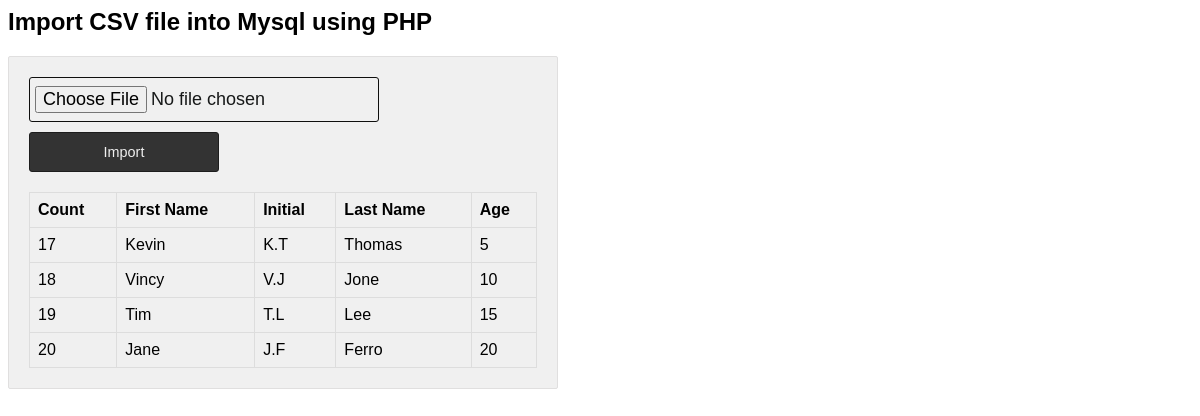
The page / on the database its author committed.
### tables this page shows
CREATE TABLE `users` (
  `id` int(11) NOT NULL,
  `age` varchar(255) NOT NULL,
  `initial` varchar(255) NOT NULL,
  `firstName` varchar(255) NOT NULL,
  `lastName` varchar(255) NOT NULL
);

### lib/DataSource.php (called while the page is built, shortened)
<?php
class DataSource
{
    private $conn;
    function __construct()
    {
        $this->conn = $this->getConnection();
    }
    public function getConnection()
    {
        $conn = new \mysqli(self::HOST, self::USERNAME, self::PASSWORD, self::DATABASENAME);
        $conn->set_charset("utf8");
        return $conn;
    }
    public function select($query, $paramType = "", $paramArray = array())
    {
        $stmt = $this->conn->prepare($query);
        $stmt->execute();
        $result = $stmt->get_result();
        if ($result->num_rows > 0) {
            while ($row = $result->fetch_assoc()) {
                $resultset[] = $row;
            }
        }
        if (! empty($resultset)) {
            return $resultset;
        }
    }
}

### lib/UserModel.php (called while the page is built, shortened)
<?php
class UserModel
{
    private $conn;
    function __construct()
    {
        require_once 'DataSource.php';
        $this->conn = new DataSource();
    }
    function getAllUser()
    {
        $sqlSelect = "SELECT * FROM users";
        $result = $this->conn->select($sqlSelect);
        return $result;
    }
}
?>

### list.php (the view, shortened to what this page needs)
<?php
$result = $userModel->getAllUser();
if (! empty($result)) {
    ?>
<table id='userTable'>
    <thead>
        <tr>
            <th>Count</th>
            <th>First Name</th>
            <th>Initial</th>
            <th>Last Name</th>
            <th>Age</th>
        </tr>
    </thead>
<?php
    foreach ($result as $row) {
        ?>
                <tbody>
        <tr>
            <td><?php  echo $row['id']; ?></td>
            <td><?php  echo $row['firstName']; ?></td>
            <td><?php  echo $row['firstName'][0].'.'.$row['lastName'][0]; ?></td>
            <td><?php  echo $row['lastName']; ?></td>
            <td><?php  echo $row['age']; ?></td>
        </tr>
                    <?php
    }
    ?>
                </tbody>
</table>
<?php } ?>

### index.php (shortened to what this page needs)
<?php
require_once __DIR__ . '/lib/UserModel.php';
$userModel = new UserModel();
?>
<html>
<head>
<link href="style.css" rel="stylesheet" type="text/css" />
</head>
<body>
    <h2>Import CSV file into Mysql using PHP</h2>
    <div class="outer-scontainer">
        <div class="row">
            <form class="form-horizontal" action="" method="post"
                name="frmCSVImport" id="frmCSVImport"
                enctype="multipart/form-data"
                onsubmit="return validateFile()">
                <div Class="input-row">
                    <input type="file" name="file" id="file"
                        class="file" accept=".csv,.xls,.xlsx">
                    <div class="import">
                        <button type="submit" id="submit" name="import"
                            class="btn-submit">Import</button>
                    </div>
                </div>
            </form>
        </div><?php  require_once __DIR__ . '/list.php';?></div>
    <div id="response"
        class="<?php if(!empty($response["type"])) { echo $response["type"] ; } ?>">
        </div>
</body>
</html>

### style.css (style rules this page uses)
body { font-family: Arial; width: 550px; }
.outer-scontainer { background: #F0F0F0; border: #e0dfdf 1px solid; padding: 20px; border-radius: 2px; margin-bottom: 10px; }
.input-row { margin-top: 0px; margin-bottom: 20px; }
.btn-submit { background: #333; border: #1d1d1d 1px solid; color: #f0f0f0; font-size: 0.9em; width: 190px; border-radius: 3px; cursor: pointer; height: 40px; }
.outer-scontainer table { border-collapse: collapse; width: 100%; }
.outer-scontainer th { border: 1px solid #dddddd; padding: 8px; text-align: left; }
.outer-scontainer td { border: 1px solid #dddddd; padding: 8px; text-align: left; }
#response { padding: 10px; margin-bottom: 10px; border-radius: 2px; display: inline-block; font-size: larger; margin-left: 20px; }
.file { border: 1px solid #0f0f0e; padding: 8px 5px; border-radius: 3px; width: 350px; font-size: large; color: #171919; margin-bottom: 10px; }

### rows shown on the page
users: id "17", firstName "Kevin", firstName "K", lastName "T", lastName "Thomas", age "5"
users: id "18", firstName "Vincy", firstName "V", lastName "J", lastName "Jone", age "10"
users: id "19", firstName "Tim", firstName "T", lastName "L", lastName "Lee", age "15"
users: id "20", firstName "Jane", firstName "J", lastName "F", lastName "Ferro", age "20"
